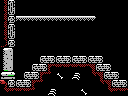

Rendered tile map (Tiled .tmx) drawn with the repository's tilesets; below, a short description and the full map source, tile grids included:
An orthogonal 16x12 tile map with 8x8 px tiles, 1 tile layer (Tile Layer 1) and 5 objects (2x item, breakable-left, door-left, 4x4-item).

<map version="1.0" orientation="orthogonal" renderorder="right-down" width="16" height="12" tilewidth="8" tileheight="8" nextobjectid="10">
 <properties>
  <property name="right" value="hole" />
  <property name="up" value="hole" />
 </properties>
 <tileset firstgid="1" name="tiles" tilewidth="8" tileheight="8" tilecount="256" columns="16">
  <image source="tiles.png" width="128" height="128" />
 </tileset>
 <layer name="Tile Layer 1" width="16" height="12">
  <data encoding="csv">
251,105,1,1,1,1,1,1,1,1,1,1,1,1,1,1,
251,106,1,1,1,1,1,1,1,1,1,1,1,1,1,1,
251,165,246,246,246,246,246,246,246,246,246,171,1,1,1,1,
251,105,1,1,1,1,1,1,1,1,1,1,1,1,1,1,
251,106,1,1,1,1,1,1,1,1,1,1,1,1,1,1,
124,165,1,1,1,1,1,1,1,1,1,1,1,1,1,1,
196,197,1,1,1,1,1,1,1,1,1,1,1,1,1,1,
212,213,1,1,1,103,104,103,104,103,104,103,104,1,1,1,
228,229,1,1,103,104,126,254,254,254,254,125,103,104,1,1,
244,245,1,103,104,126,146,161,167,156,167,145,125,103,104,1,
119,165,103,104,126,146,167,167,167,167,167,167,145,125,103,104,
145,254,254,254,146,167,156,167,167,167,161,167,167,145,254,254
</data>
 </layer>
 <objectgroup name="objects">
  <object id="1" type="item" x="40" y="40" width="16" height="16" />
  <object id="4" type="breakable-left" x="0" y="48" width="16" height="32" />
  <object id="6" type="door-left" x="0" y="48" width="16" height="24" />
  <object id="8" type="4x4-item" x="56" y="24" width="32" height="32" />
  <object id="9" type="item" x="88" y="40" width="16" height="16" />
 </objectgroup>
</map>
